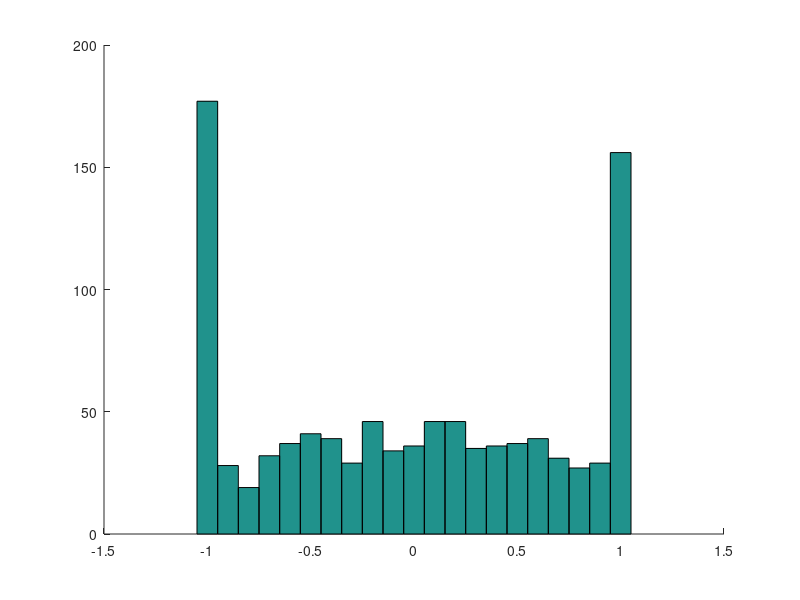

This figure's MATLAB source: (Note: this script raises an error after producing the figure.)
function result = test_hist_004
result = false;
a = figure;
hist(randn(1000,1),[-1:.1:1],'normed',true);
drawnow;
close(a);
result = true;
